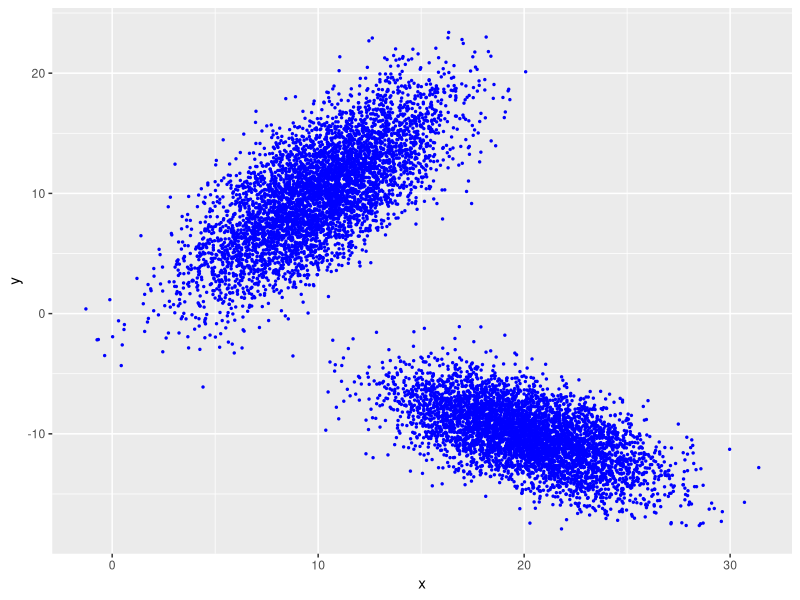

This chart was generated by the following R code:

library(ggplot2)

n_data = 10000

xdata1 = rnorm(n=(n_data/2), mean=10, sd=3)
xdata2 = rnorm(n=(n_data/2), mean=20, sd=3)
xdata = c(xdata1, xdata2)

ydata1 = xdata1 * 1 + rnorm(n=(n_data/2), mean=0, sd=3)
ydata2 = xdata2 * (-0.5) + rnorm(n=(n_data/2), mean=0, sd=2)
ydata = c(ydata1, ydata2)

data = data.frame(x=xdata, y=ydata)
ggplot(data=data, aes(x,y)) + geom_point(colour='blue', size=0.5)

model = glm(data$y ~ data$x)
